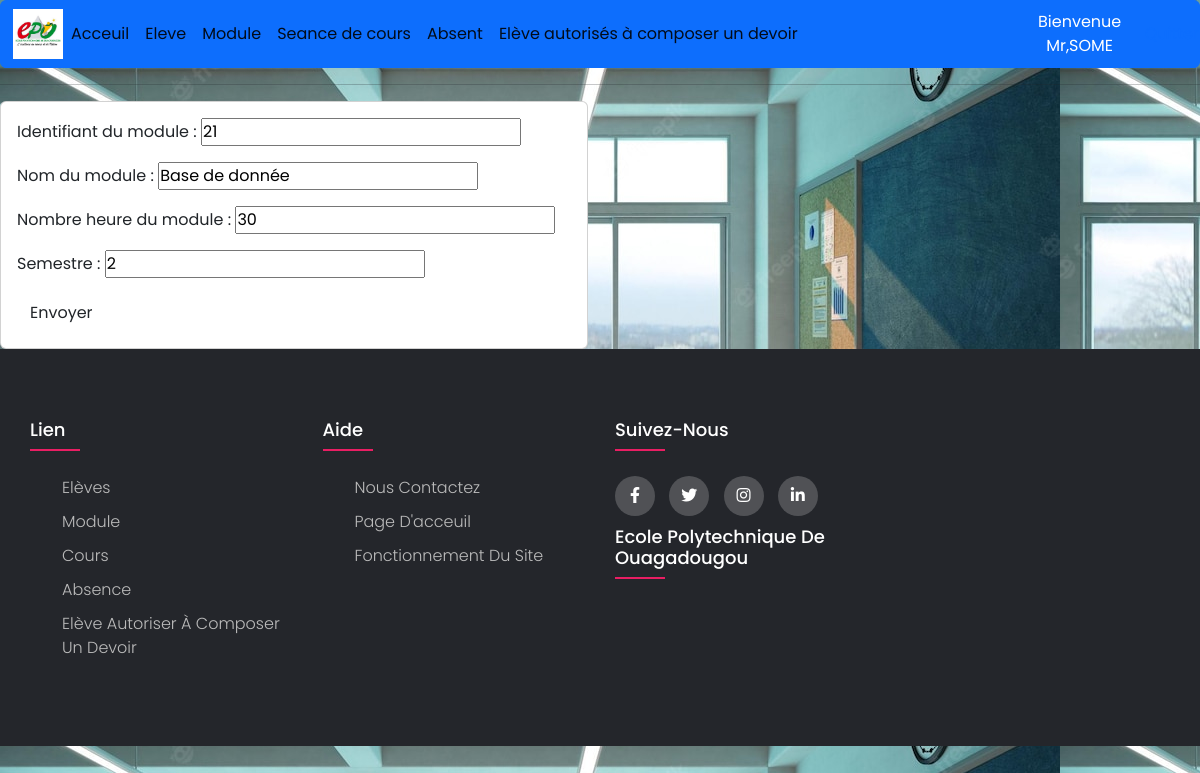
The app's page /module/modifier_module/1 (signed in) with its own data.
### module/models.py (models this page shows, shortened)
class Module(models.Model):
    Identifiant= models.CharField(max_length=200,verbose_name="Identifiant du module",unique=True,null=False)
    nom = models.CharField(max_length=200,verbose_name="Nom du module",null=False)
    nombre_heure= models.PositiveIntegerField(verbose_name="Nombre heure du module",null=False)
    semestre = models.PositiveIntegerField(null=False)
    class Meta:
        verbose_name="Liste des modules"

### module/views.py (the view)
# urls.py: path('modifier_module/<str:pk>',views.modifier_module,name='modifier_module'),
@login_required(login_url='acces')
def modifier_module(request,pk):
    module=Module.objects.get(id=pk)
    form = ModuleForm(instance=module)
    if request.method == 'POST':
        form = ModuleForm(request.POST,instance=module)
        if form.is_valid():
            form.save()
            return redirect('module')
    context = {'form': form}
    if request.user.groups.filter(name='Admin').exists() or request.user.groups.filter(name='GestionModule').exists():
        return render(request, 'module/ajouter_module.html', context)
    else:
        return HttpResponse('<h1>Vous n\'est pas autorisé à voir ce contenu</h1>')

### module/forms.py
class ModuleForm(ModelForm):
    class Meta:
        model= Module
        fields=['Identifiant' , 'nom' , 'nombre_heure','semestre']

### template/module/ajouter_module.html (shortened to what this page needs)
{% extends 'main.html'%}
{% block contenue%}
<div class="form-group">
    <div class="row">
        <div class="col-md-6">
            <div class="card card-body">
        <form action="" method="POST" class="post-form">
            {{form.as_p}}
            <button type="submit" class="save btn">Envoyer</button>
        </form>
            </div>
        </div>
        </div>
</div>
{% endblock %}

### template/base/navbar.html (shortened to what this page needs)
{% load static%}
<nav class="navbar navbar-expand-lg navbar-write bg-write btn btn-primary">
  <div class="container-fluid">
    <img id="logo" src="{% static 'images/epo.png' %}">
    <div class="collapse navbar-collapse" id="navbarNav">
      <ul class="navbar-nav">
        <li class="nav-item">
          <a class="nav-link active" aria-current="page" href="{% url 'acceuil:acceuil' %}">Acceuil</a>
        </li>
        <li class="nav-item">
          <a class="nav-link active" aria-current="page" href="{% url 'acceuil' %}">Eleve</a>
        </li>
        <li class="nav-item">
          <a class="nav-link active" aria-current="page" href="{% url 'module' %}">Module</a>
        </li>
        <li class="nav-item">
          <a class="nav-link active" aria-current="page" href="{% url 'cours' %}">Seance de cours</a>
        </li>
        <li class="nav-item">
          <a class="nav-link active" aria-current="page" href="{% url 'absent'%}">Absent</a>
        </li>
        <li class="nav-item">
          <a class="nav-link active" aria-current="page" href="{% url 'autoriser' %}">Elève autorisés à composer un devoir</a>
        </li>
      </ul>
    </div>
  </div>
  <span>Bienvenue Mr,{{request.user}}</span>
  <span><a href="{% url 'quitter' %}">Quitter</a></span>
</nav>

### static/css/main.css (style rules this page uses)
#logo { height:50px; width:50px; }
body { background-color: #ebeff5; line-height: 1.5; font-family: 'Poppins', sans-serif; background-image: url('school.jpg'); }
.cover { height: 60%; width:100%; background-image: url('school.jpg'); }
* { margin:0; padding:0; box-sizing: border-box; }
.row { display: flex; flex-wrap: wrap; }
ul { list-style: none; }

### records on screen
Module: Identifiant "21", nom "Base de donnée", nombre_heure "30", semestre "2"

### other values on screen
{{ request.user }} "SOME"
